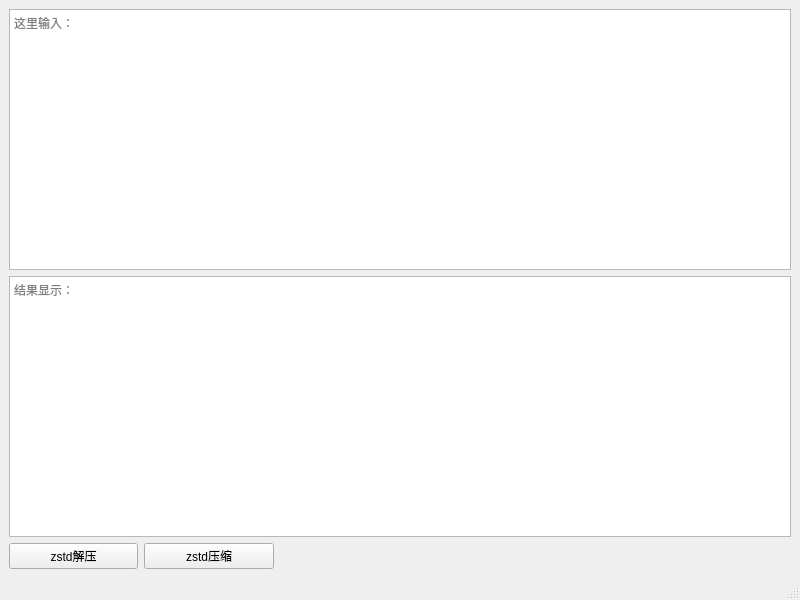
<?xml version="1.0" encoding="UTF-8"?>
<ui version="4.0">
 <class>MainWindow</class>
 <widget class="QMainWindow" name="MainWindow">
  <property name="geometry">
   <rect>
    <x>0</x>
    <y>0</y>
    <width>800</width>
    <height>600</height>
   </rect>
  </property>
  <property name="windowTitle">
   <string>MainWindow</string>
  </property>
  <widget class="QWidget" name="centralwidget">
   <layout class="QVBoxLayout" name="verticalLayout">
    <item>
     <widget class="QTextEdit" name="textEdit">
      <property name="placeholderText">
       <string>这里输入：</string>
      </property>
     </widget>
    </item>
    <item>
     <widget class="QTextEdit" name="textEdit_2">
      <property name="placeholderText">
       <string>结果显示：</string>
      </property>
     </widget>
    </item>
    <item>
     <layout class="QHBoxLayout" name="horizontalLayout" stretch="1,1,4">
      <item>
       <widget class="QPushButton" name="uncomporessBtn">
        <property name="text">
         <string>zstd解压</string>
        </property>
       </widget>
      </item>
      <item>
       <widget class="QPushButton" name="compressBtn">
        <property name="text">
         <string>zstd压缩</string>
        </property>
       </widget>
      </item>
      <item>
       <spacer name="horizontalSpacer">
        <property name="orientation">
         <enum>Qt::Horizontal</enum>
        </property>
        <property name="sizeHint" stdset="0">
         <size>
          <width>40</width>
          <height>20</height>
         </size>
        </property>
       </spacer>
      </item>
     </layout>
    </item>
   </layout>
  </widget>
  <widget class="QMenuBar" name="menubar">
   <property name="geometry">
    <rect>
     <x>0</x>
     <y>0</y>
     <width>800</width>
     <height>22</height>
    </rect>
   </property>
  </widget>
  <widget class="QStatusBar" name="statusbar"/>
 </widget>
 <resources/>
 <connections/>
</ui>
